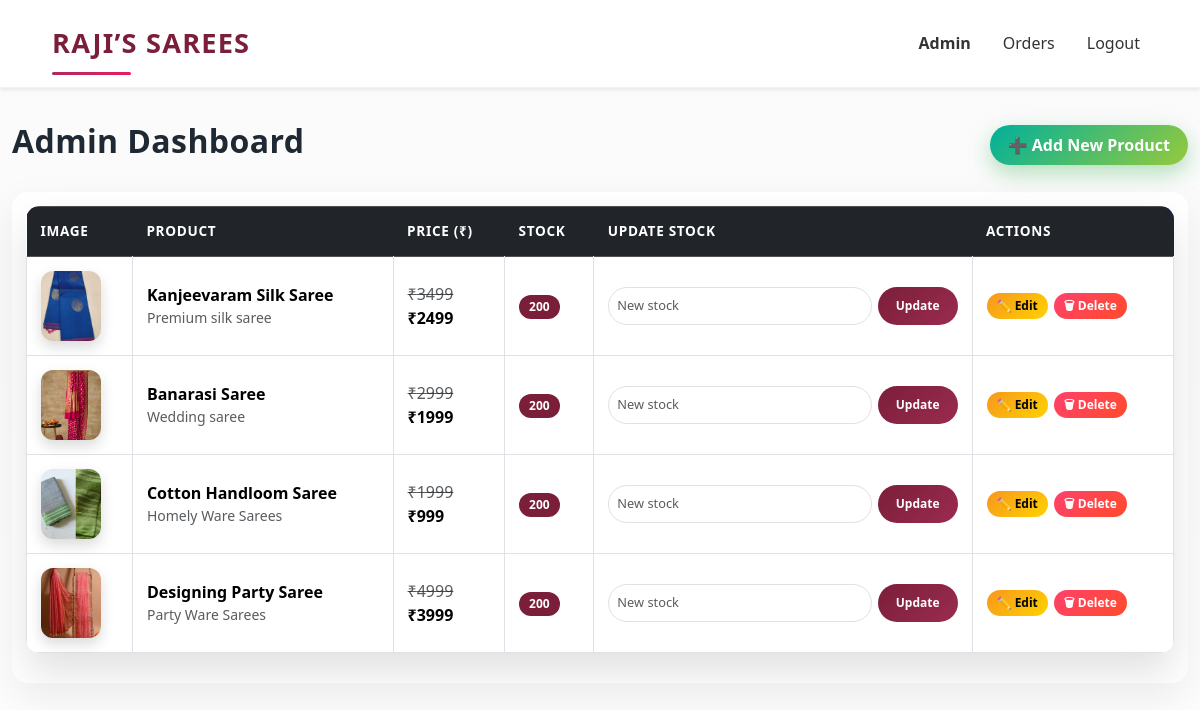
/admin/dashboard (signed in), run on an earlier commit of the app's database.
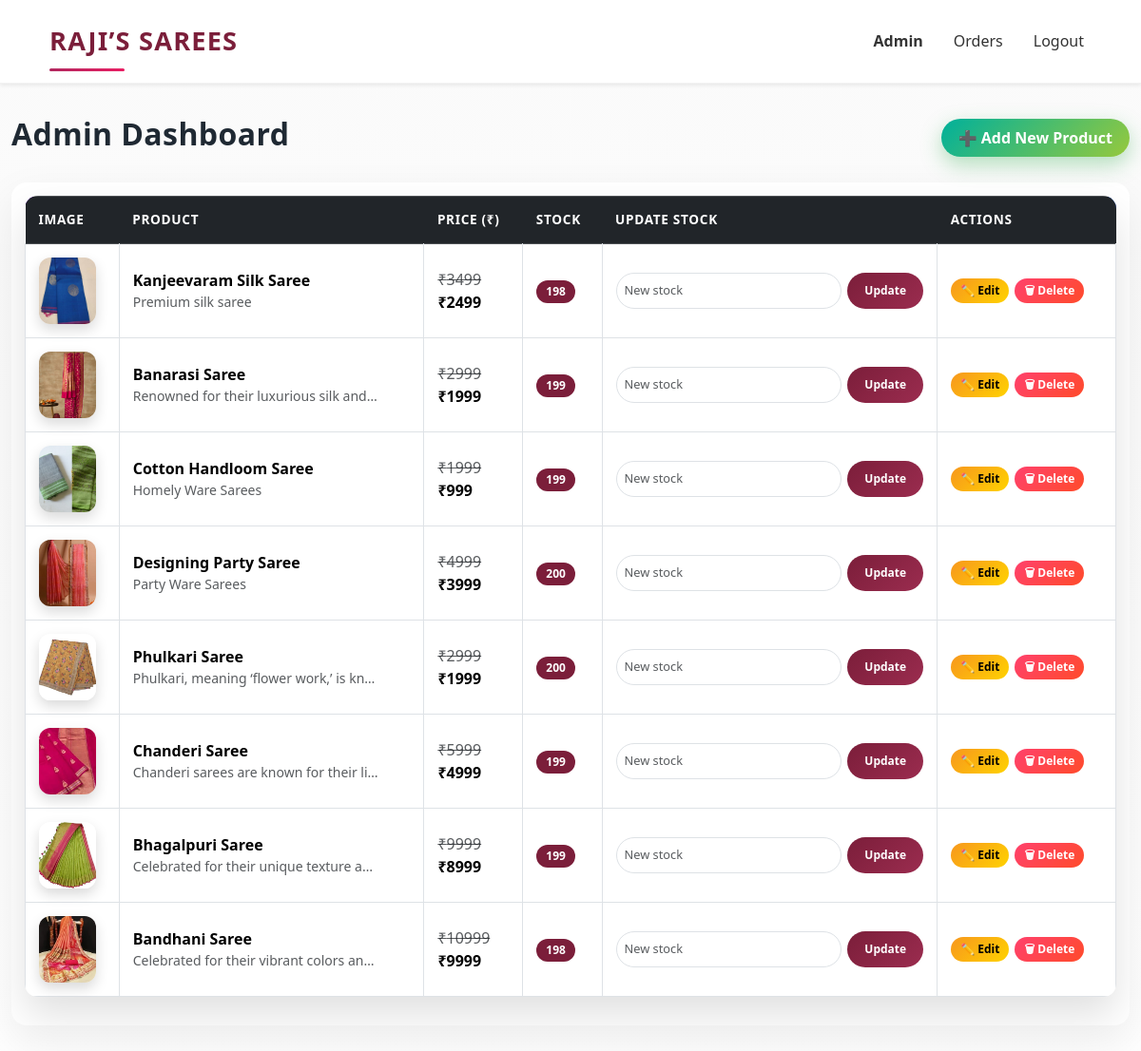
And on a later commit of the database.
### app.py (models this page shows)
class Product(db.Model):
    id = db.Column(db.Integer, primary_key=True)
    name = db.Column(db.String(150), nullable=False)
    mrp = db.Column(db.Integer, nullable=False)
    price = db.Column(db.Integer, nullable=False)
    stock = db.Column(db.Integer, nullable=False)
    image = db.Column(db.String(300), nullable=False)
    description = db.Column(db.Text, nullable=False)

### app.py (the view)
@app.route("/admin/dashboard")
@login_required
def admin_dashboard():
    if not current_user.is_admin:
        abort(403)
    products = Product.query.all()
    return render_template(
        "admin/dashboard.html",
        products=products
    )

### app.py (called while the page is built)
@login_manager.user_loader
def load_user(user_id):
    return User.query.get(int(user_id))

@app.context_processor
def inject_cart_count():
    if current_user.is_authenticated:
        count = db.session.query(
            func.sum(CartItem.quantity)
        ).filter_by(user_id=current_user.id).scalar()
        return {"cart_count": count or 0}
    return {"cart_count": 0}

### templates/admin/dashboard.html (shortened to what this page needs)
<!DOCTYPE html>
<html lang="en">
<head>
    <link href="https://cdn.jsdelivr.net/npm/bootstrap@5.3.3/dist/css/bootstrap.min.css" rel="stylesheet">
    <link rel="stylesheet" href="{{ url_for('static', filename='css/dashboard.css') }}">
</head>
<body>
<div class="toast-container position-fixed top-0 end-0 p-3">
</div>
<nav class="navbar navbar-expand-lg bg-white shadow-sm sticky-top">
  <div class="container">
    <a class="navbar-brand fw-bold brand-logo" href="/">RAJI’S SAREES</a>
    <div class="collapse navbar-collapse" id="mainNavbar">
      <ul class="navbar-nav ms-auto align-items-lg-center gap-lg-3">
        {% if current_user.is_authenticated %}
          {% if current_user.is_admin %}
            <li class="nav-item">
              <a href="/admin/dashboard" class="nav-link fw-bold text-danger">Admin</a>
            </li>
          {% endif %}
          <li class="nav-item">
            <a href="/orders" class="nav-link">Orders</a>
          </li>
          <li class="nav-item">
            <a href="/logout" class="nav-link">Logout</a>
          </li>
        {% endif %}
      </ul>
    </div>
  </div>
</nav>
<div class="container mt-4">
  {% block content %}
  <div class="d-flex justify-content-between align-items-center mb-4">
  <h2>Admin Dashboard</h2>
  <a href="{{ url_for('admin_add_product') }}"
   class="btn btn-success">
  ➕ Add New Product
</a>
</div>
<div class="table-responsive admin-table">
  <table class="table table-bordered align-middle">
    <thead class="table-dark">
      <tr>
        <th>Image</th>
        <th>Product</th>
        <th>Price (₹)</th>
        <th>Stock</th>
        <th>Update Stock</th>
        <th>Actions</th>
      </tr>
    </thead>
    <tbody>
      {% for product in products %}
      <tr>
        <td>
<img
      src="{{ url_for('static',
            filename='uploads/' ~ product.name|lower|replace(' ', '') ~ '.jpg') }}"
      class="img-fluid product-img w-100"
      alt="{{ product.name }}"
      loading="lazy"
      onerror="this.onerror=null;this.src='/static/uploads/default.jpg';"
       width="70"
       class="rounded">
</td>
        <td>
          <strong>{{ product.name }}</strong><br>
          <small class="text-muted">{{ product.description }}</small>
        </td>
        <td>
          <del class="text-muted">₹{{ product.mrp }}</del><br>
          <strong>₹{{ product.price }}</strong>
        </td>
        <td>
          {% if product.stock > 10 %}
            <span class="badge bg-success">{{ product.stock }}</span>
          {% elif product.stock > 0 %}
            <span class="badge bg-warning">{{ product.stock }}</span>
          {% else %}
            <span class="badge bg-danger">Out of stock</span>
          {% endif %}
        </td>
        <td>
  <form method="POST"
        action="/admin/update-stock/{{ product.id }}"
        class="admin-stock-form">
    <input
      type="number"
      name="stock"
      min="0"
      class="form-control form-control-sm"
      placeholder="New stock"
      required
    >
    <button type="submit" class="btn btn-sm btn-primary">
      Update
    </button>
  </form>
</td>
<td>
  <div class="admin-actions">
    <a href="/admin/product/edit/{{ product.id }}"
       class="btn btn-warning btn-sm">✏️ Edit</a>
    <a href="/admin/product/delete/{{ product.id }}"
       class="btn btn-danger btn-sm"
       onclick="return confirm('Delete this product?')">
       🗑 Delete
    </a>
  </div>
</td>
      </tr>
      {% endfor %}
    </tbody>
  </table>
</div>
  {% endblock %}
</div>
</body>
</html>

What changed in the data, as far as the page shows it:
changed Product "Kanjeevaram Silk Saree": stock "200" → "198"
changed Product "Banarasi Saree": description "Wedding saree" → "Renowned for their luxurious silk and…"; stock "200" → "199"
changed Product "Cotton Handloom Saree": stock "200" → "199"
added Product: shows a picture, name "Phulkari Saree", description "Phulkari, meaning ‘flower work,’ is kn…", mrp "2999", price "1999", stock "200"
added Product: shows a picture, name "Chanderi Saree", description "Chanderi sarees are known for their li…", mrp "5999", price "4999", stock "199"
added Product: shows a picture, name "Bhagalpuri Saree", description "Celebrated for their unique texture a…", mrp "9999", price "8999", stock "199"
added Product: shows a picture, name "Bandhani Saree", description "Celebrated for their vibrant colors an…", mrp "10999", price "9999", stock "198"
